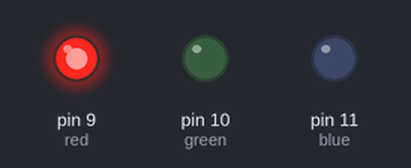
This sketch was run on a simulated Arduino Uno, built with avr-gcc and run on an emulated ATmega328P. Shown: output pins drawn as LEDs (lit = HIGH).

Above: at 0.5 s.
At 1.5 s:
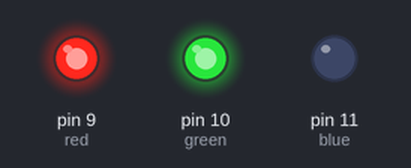
At 2.5 s:
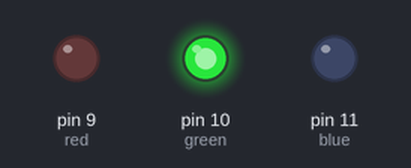
At 3.5 s:
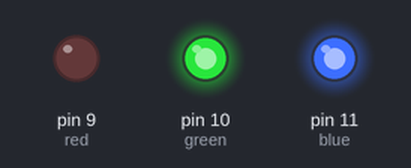
At 5.5 s:
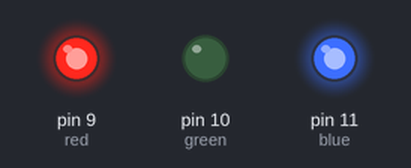
At 7.0 s:
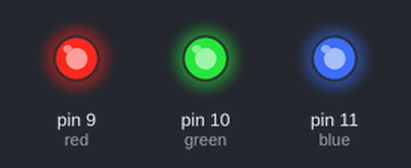
Timing chart, 0 to 10.4 s (numbered marks = the images above):
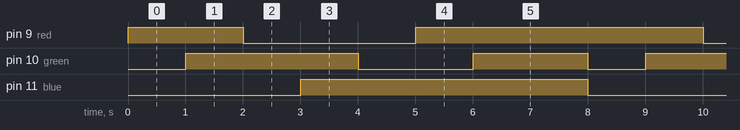

Measured:
- by itself, pin 9 (red): repeats every 8.0 s: LOW 3.0 s, HIGH 5.0 s
- by itself, pin 10 (green): repeats every 8.0 s: LOW 2.0 s, HIGH 2.0 s, LOW 1.0 s, HIGH 3.0 s
- by itself, pin 11 (blue): alternates HIGH for 5.0 s and LOW for 3.0 s

The sketch:

RRYGCBMW_led_-_book.ino
```cpp
const int red = 9;
const int green = 10;
const int blue= 11;

int time = 1000;
int multiple = 2;

void setup()
{
  pinMode(red, OUTPUT);
  pinMode(green, OUTPUT);
  pinMode(blue, OUTPUT);
}

void loop() //uses PWM (8bit 0-255) to set brightness of each LED, colour mixing etc
{
  digitalWrite(red, HIGH);
  delay(time);
  digitalWrite(green, HIGH);
  delay(time);
  digitalWrite(red, LOW);
  delay(time);
  digitalWrite(blue, HIGH);
  delay(time);
  digitalWrite(green, LOW);
  delay(time);
  digitalWrite(red, HIGH);
  delay(time);
  digitalWrite(green, HIGH);
  delay(time*=multiple);
  digitalWrite(blue, LOW);
  digitalWrite(green, LOW);
  time/=multiple;
}
```
